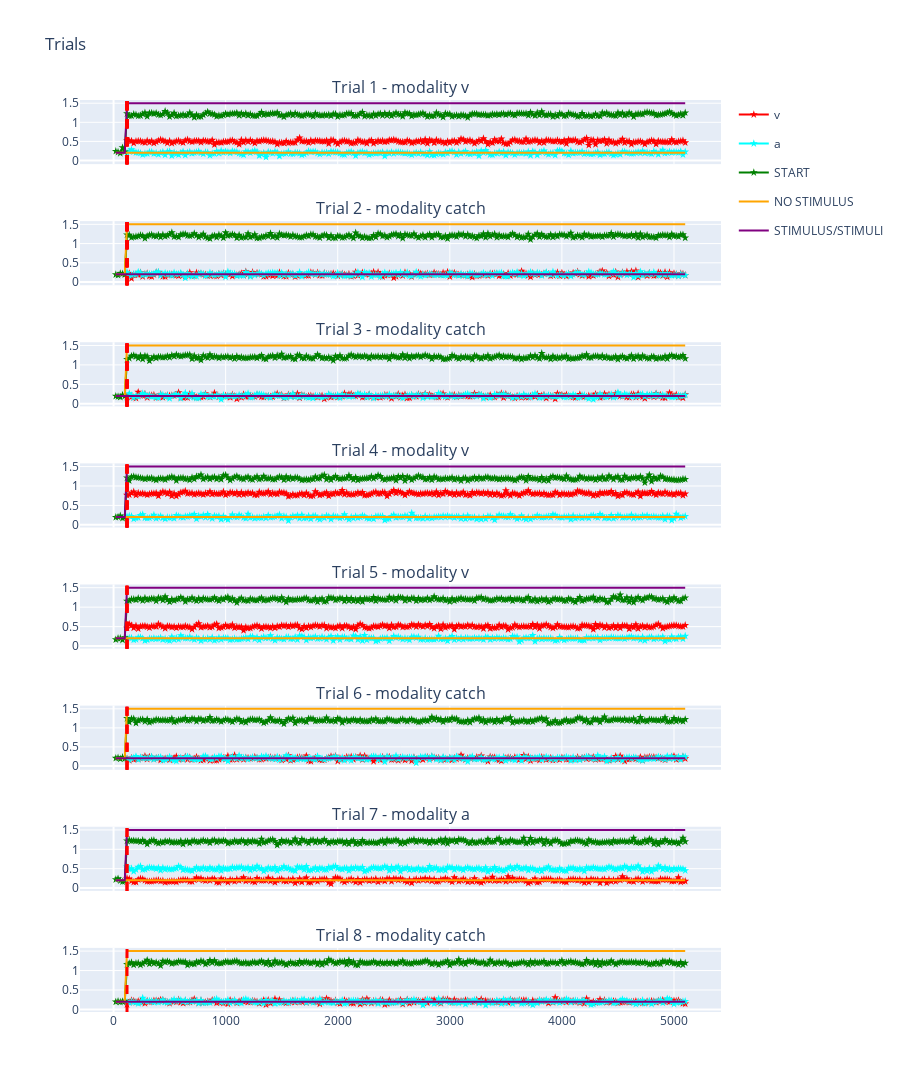

Notebook source saved alongside this figure:
### Code cell
fig = hab_task.plot_trials(8)
fig.show()

### Figure 1 — Plotly figure (JSON) as saved in the notebook; plotly's stock layout.template omitted (floating-point values rounded to 4 significant figures; data arrays with more than 128 entries replaced by an {"elided": "..."} marker saying what was removed)
{"data": [{"legendgroup": "v", "line": {"color": "#ff0000"}, "marker": {"symbol": "star"}, "mode": "markers+lines", "name": "v", "showlegend": true, "type": "scatter", "x": {"elided": "255 int values"}, "xaxis": "x", "y": {"elided": "255 float values"}, "yaxis": "y"}, {"legendgroup": "a", "line": {"color": "#00ffff"}, "marker": {"symbol": "star"}, "mode": "markers+lines", "name": "a", "showlegend": true, "type": "scatter", "x": {"elided": "255 int values"}, "xaxis": "x", "y": {"elided": "255 float values"}, "yaxis": "y"}, {"legendgroup": "START", "line": {"color": "green"}, "marker": {"symbol": "star"}, "mode": "markers+lines", "name": "START", "showlegend": true, "type": "scatter", "x": {"elided": "255 int values"}, "xaxis": "x", "y": {"elided": "255 float values"}, "yaxis": "y"}, {"legendgroup": "OUTPUT 1", "line": {"color": "orange"}, "mode": "lines", "name": "NO STIMULUS", "showlegend": true, "type": "scatter", "x": {"elided": "255 int values"}, "xaxis": "x", "y": {"elided": "255 float values"}, "yaxis": "y"}, {"legendgroup": "OUTPUT 2", "line": {"color": "purple"}, "mode": "lines", "name": "STIMULUS/STIMULI", "showlegend": true, "type": "scatter", "x": {"elided": "255 int values"}, "xaxis": "x", "y": {"elided": "255 float values"}, "yaxis": "y"}, {"legendgroup": "v", "line": {"color": "#ff0000"}, "marker": {"symbol": "star"}, "mode": "markers+lines", "name": "v", "showlegend": false, "type": "scatter", "x": {"elided": "255 int values"}, "xaxis": "x2", "y": {"elided": "255 float values"}, "yaxis": "y2"}, {"legendgroup": "a", "line": {"color": "#00ffff"}, "marker": {"symbol": "star"}, "mode": "markers+lines", "name": "a", "showlegend": false, "type": "scatter", "x": {"elided": "255 int values"}, "xaxis": "x2", "y": {"elided": "255 float values"}, "yaxis": "y2"}, {"legendgroup": "START", "line": {"color": "green"}, "marker": {"symbol": "star"}, "mode": "markers+lines", "name": "START", "showlegend": false, "type": "scatter", "x": {"elided": "255 int values"}, "xaxis": "x2", "y": {"elided": "255 float values"}, "yaxis": "y2"}, {"legendgroup": "OUTPUT 1", "line": {"color": "orange"}, "mode": "lines", "name": "NO STIMULUS", "showlegend": false, "type": "scatter", "x": {"elided": "255 int values"}, "xaxis": "x2", "y": {"elided": "255 float values"}, "yaxis": "y2"}, {"legendgroup": "OUTPUT 2", "line": {"color": "purple"}, "mode": "lines", "name": "STIMULUS/STIMULI", "showlegend": false, "type": "scatter", "x": {"elided": "255 int values"}, "xaxis": "x2", "y": {"elided": "255 float values"}, "yaxis": "y2"}, {"legendgroup": "v", "line": {"color": "#ff0000"}, "marker": {"symbol": "star"}, "mode": "markers+lines", "name": "v", "showlegend": false, "type": "scatter", "x": {"elided": "255 int values"}, "xaxis": "x3", "y": {"elided": "255 float values"}, "yaxis": "y3"}, {"legendgroup": "a", "line": {"color": "#00ffff"}, "marker": {"symbol": "star"}, "mode": "markers+lines", "name": "a", "showlegend": false, "type": "scatter", "x": {"elided": "255 int values"}, "xaxis": "x3", "y": {"elided": "255 float values"}, "yaxis": "y3"}, {"legendgroup": "START", "line": {"color": "green"}, "marker": {"symbol": "star"}, "mode": "markers+lines", "name": "START", "showlegend": false, "type": "scatter", "x": {"elided": "255 int values"}, "xaxis": "x3", "y": {"elided": "255 float values"}, "yaxis": "y3"}, {"legendgroup": "OUTPUT 1", "line": {"color": "orange"}, "mode": "lines", "name": "NO STIMULUS", "showlegend": false, "type": "scatter", "x": {"elided": "255 int values"}, "xaxis": "x3", "y": {"elided": "255 float values"}, "yaxis": "y3"}, {"legendgroup": "OUTPUT 2", "line": {"color": "purple"}, "mode": "lines", "name": "STIMULUS/STIMULI", "showlegend": false, "type": "scatter", "x": {"elided": "255 int values"}, "xaxis": "x3", "y": {"elided": "255 float values"}, "yaxis": "y3"}, {"legendgroup": "v", "line": {"color": "#ff0000"}, "marker": {"symbol": "star"}, "mode": "markers+lines", "name": "v", "showlegend": false, "type": "scatter", "x": {"elided": "255 int values"}, "xaxis": "x4", "y": {"elided": "255 float values"}, "yaxis": "y4"}, {"legendgroup": "a", "line": {"color": "#00ffff"}, "marker": {"symbol": "star"}, "mode": "markers+lines", "name": "a", "showlegend": false, "type": "scatter", "x": {"elided": "255 int values"}, "xaxis": "x4", "y": {"elided": "255 float values"}, "yaxis": "y4"}, {"legendgroup": "START", "line": {"color": "green"}, "marker": {"symbol": "star"}, "mode": "markers+lines", "name": "START", "showlegend": false, "type": "scatter", "x": {"elided": "255 int values"}, "xaxis": "x4", "y": {"elided": "255 float values"}, "yaxis": "y4"}, {"legendgroup": "OUTPUT 1", "line": {"color": "orange"}, "mode": "lines", "name": "NO STIMULUS", "showlegend": false, "type": "scatter", "x": {"elided": "255 int values"}, "xaxis": "x4", "y": {"elided": "255 float values"}, "yaxis": "y4"}, {"legendgroup": "OUTPUT 2", "line": {"color": "purple"}, "mode": "lines", "name": "STIMULUS/STIMULI", "showlegend": false, "type": "scatter", "x": {"elided": "255 int values"}, "xaxis": "x4", "y": {"elided": "255 float values"}, "yaxis": "y4"}, {"legendgroup": "v", "line": {"color": "#ff0000"}, "marker": {"symbol": "star"}, "mode": "markers+lines", "name": "v", "showlegend": false, "type": "scatter", "x": {"elided": "255 int values"}, "xaxis": "x5", "y": {"elided": "255 float values"}, "yaxis": "y5"}, {"legendgroup": "a", "line": {"color": "#00ffff"}, "marker": {"symbol": "star"}, "mode": "markers+lines", "name": "a", "showlegend": false, "type": "scatter", "x": {"elided": "255 int values"}, "xaxis": "x5", "y": {"elided": "255 float values"}, "yaxis": "y5"}, {"legendgroup": "START", "line": {"color": "green"}, "marker": {"symbol": "star"}, "mode": "markers+lines", "name": "START", "showlegend": false, "type": "scatter", "x": {"elided": "255 int values"}, "xaxis": "x5", "y": {"elided": "255 float values"}, "yaxis": "y5"}, {"legendgroup": "OUTPUT 1", "line": {"color": "orange"}, "mode": "lines", "name": "NO STIMULUS", "showlegend": false, "type": "scatter", "x": {"elided": "255 int values"}, "xaxis": "x5", "y": {"elided": "255 float values"}, "yaxis": "y5"}, {"legendgroup": "OUTPUT 2", "line": {"color": "purple"}, "mode": "lines", "name": "STIMULUS/STIMULI", "showlegend": false, "type": "scatter", "x": {"elided": "255 int values"}, "xaxis": "x5", "y": {"elided": "255 float values"}, "yaxis": "y5"}, {"legendgroup": "v", "line": {"color": "#ff0000"}, "marker": {"symbol": "star"}, "mode": "markers+lines", "name": "v", "showlegend": false, "type": "scatter", "x": {"elided": "255 int values"}, "xaxis": "x6", "y": {"elided": "255 float values"}, "yaxis": "y6"}, {"legendgroup": "a", "line": {"color": "#00ffff"}, "marker": {"symbol": "star"}, "mode": "markers+lines", "name": "a", "showlegend": false, "type": "scatter", "x": {"elided": "255 int values"}, "xaxis": "x6", "y": {"elided": "255 float values"}, "yaxis": "y6"}, {"legendgroup": "START", "line": {"color": "green"}, "marker": {"symbol": "star"}, "mode": "markers+lines", "name": "START", "showlegend": false, "type": "scatter", "x": {"elided": "255 int values"}, "xaxis": "x6", "y": {"elided": "255 float values"}, "yaxis": "y6"}, {"legendgroup": "OUTPUT 1", "line": {"color": "orange"}, "mode": "lines", "name": "NO STIMULUS", "showlegend": false, "type": "scatter", "x": {"elided": "255 int values"}, "xaxis": "x6", "y": {"elided": "255 float values"}, "yaxis": "y6"}, {"legendgroup": "OUTPUT 2", "line": {"color": "purple"}, "mode": "lines", "name": "STIMULUS/STIMULI", "showlegend": false, "type": "scatter", "x": {"elided": "255 int values"}, "xaxis": "x6", "y": {"elided": "255 float values"}, "yaxis": "y6"}, {"legendgroup": "v", "line": {"color": "#ff0000"}, "marker": {"symbol": "star"}, "mode": "markers+lines", "name": "v", "showlegend": false, "type": "scatter", "x": {"elided": "255 int values"}, "xaxis": "x7", "y": {"elided": "255 float values"}, "yaxis": "y7"}, {"legendgroup": "a", "line": {"color": "#00ffff"}, "marker": {"symbol": "star"}, "mode": "markers+lines", "name": "a", "showlegend": false, "type": "scatter", "x": {"elided": "255 int values"}, "xaxis": "x7", "y": {"elided": "255 float values"}, "yaxis": "y7"}, {"legendgroup": "START", "line": {"color": "green"}, "marker": {"symbol": "star"}, "mode": "markers+lines", "name": "START", "showlegend": false, "type": "scatter", "x": {"elided": "255 int values"}, "xaxis": "x7", "y": {"elided": "255 float values"}, "yaxis": "y7"}, {"legendgroup": "OUTPUT 1", "line": {"color": "orange"}, "mode": "lines", "name": "NO STIMULUS", "showlegend": false, "type": "scatter", "x": {"elided": "255 int values"}, "xaxis": "x7", "y": {"elided": "255 float values"}, "yaxis": "y7"}, {"legendgroup": "OUTPUT 2", "line": {"color": "purple"}, "mode": "lines", "name": "STIMULUS/STIMULI", "showlegend": false, "type": "scatter", "x": {"elided": "255 int values"}, "xaxis": "x7", "y": {"elided": "255 float values"}, "yaxis": "y7"}, {"legendgroup": "v", "line": {"color": "#ff0000"}, "marker": {"symbol": "star"}, "mode": "markers+lines", "name": "v", "showlegend": false, "type": "scatter", "x": {"elided": "255 int values"}, "xaxis": "x8", "y": {"elided": "255 float values"}, "yaxis": "y8"}, {"legendgroup": "a", "line": {"color": "#00ffff"}, "marker": {"symbol": "star"}, "mode": "markers+lines", "name": "a", "showlegend": false, "type": "scatter", "x": {"elided": "255 int values"}, "xaxis": "x8", "y": {"elided": "255 float values"}, "yaxis": "y8"}, {"legendgroup": "START", "line": {"color": "green"}, "marker": {"symbol": "star"}, "mode": "markers+lines", "name": "START", "showlegend": false, "type": "scatter", "x": {"elided": "255 int values"}, "xaxis": "x8", "y": {"elided": "255 float values"}, "yaxis": "y8"}, {"legendgroup": "OUTPUT 1", "line": {"color": "orange"}, "mode": "lines", "name": "NO STIMULUS", "showlegend": false, "type": "scatter", "x": {"elided": "255 int values"}, "xaxis": "x8", "y": {"elided": "255 float values"}, "yaxis": "y8"}, {"legendgroup": "OUTPUT 2", "line": {"color": "purple"}, "mode": "lines", "name": "STIMULUS/STIMULI", "showlegend": false, "type": "scatter", "x": {"elided": "255 int values"}, "xaxis": "x8", "y": {"elided": "255 float values"}, "yaxis": "y8"}], "layout": {"annotations": [{"font": {"size": 16}, "showarrow": false, "text": "Trial 1 - modality v", "x": 0.5, "xanchor": "center", "xref": "paper", "y": 1, "yanchor": "bottom", "yref": "paper"}, {"font": {"size": 16}, "showarrow": false, "text": "Trial 2 - modality catch", "x": 0.5, "xanchor": "center", "xref": "paper", "y": 0.8672, "yanchor": "bottom", "yref": "paper"}, {"font": {"size": 16}, "showarrow": false, "text": "Trial 3 - modality catch", "x": 0.5, "xanchor": "center", "xref": "paper", "y": 0.7344, "yanchor": "bottom", "yref": "paper"}, {"font": {"size": 16}, "showarrow": false, "text": "Trial 4 - modality v", "x": 0.5, "xanchor": "center", "xref": "paper", "y": 0.6016, "yanchor": "bottom", "yref": "paper"}, {"font": {"size": 16}, "showarrow": false, "text": "Trial 5 - modality v", "x": 0.5, "xanchor": "center", "xref": "paper", "y": 0.4688, "yanchor": "bottom", "yref": "paper"}, {"font": {"size": 16}, "showarrow": false, "text": "Trial 6 - modality catch", "x": 0.5, "xanchor": "center", "xref": "paper", "y": 0.3359, "yanchor": "bottom", "yref": "paper"}, {"font": {"size": 16}, "showarrow": false, "text": "Trial 7 - modality a", "x": 0.5, "xanchor": "center", "xref": "paper", "y": 0.2031, "yanchor": "bottom", "yref": "paper"}, {"font": {"size": 16}, "showarrow": false, "text": "Trial 8 - modality catch", "x": 0.5, "xanchor": "center", "xref": "paper", "y": 0.07031, "yanchor": "bottom", "yref": "paper"}], "height": 1300, "shapes": [{"line": {"color": "red", "dash": "dash", "width": 3}, "type": "line", "x0": 120, "x1": 120, "xref": "x", "y0": 0, "y1": 1, "yref": "y domain"}, {"line": {"color": "red", "dash": "dash", "width": 3}, "type": "line", "x0": 120, "x1": 120, "xref": "x", "y0": 0, "y1": 1, "yref": "y domain"}, {"line": {"color": "red", "dash": "dash", "width": 3}, "type": "line", "x0": 120, "x1": 120, "xref": "x2", "y0": 0, "y1": 1, "yref": "y2 domain"}, {"line": {"color": "red", "dash": "dash", "width": 3}, "type": "line", "x0": 120, "x1": 120, "xref": "x", "y0": 0, "y1": 1, "yref": "y domain"}, {"line": {"color": "red", "dash": "dash", "width": 3}, "type": "line", "x0": 120, "x1": 120, "xref": "x2", "y0": 0, "y1": 1, "yref": "y2 domain"}, {"line": {"color": "red", "dash": "dash", "width": 3}, "type": "line", "x0": 120, "x1": 120, "xref": "x3", "y0": 0, "y1": 1, "yref": "y3 domain"}, {"line": {"color": "red", "dash": "dash", "width": 3}, "type": "line", "x0": 120, "x1": 120, "xref": "x", "y0": 0, "y1": 1, "yref": "y domain"}, {"line": {"color": "red", "dash": "dash", "width": 3}, "type": "line", "x0": 120, "x1": 120, "xref": "x2", "y0": 0, "y1": 1, "yref": "y2 domain"}, {"line": {"color": "red", "dash": "dash", "width": 3}, "type": "line", "x0": 120, "x1": 120, "xref": "x3", "y0": 0, "y1": 1, "yref": "y3 domain"}, {"line": {"color": "red", "dash": "dash", "width": 3}, "type": "line", "x0": 120, "x1": 120, "xref": "x4", "y0": 0, "y1": 1, "yref": "y4 domain"}, {"line": {"color": "red", "dash": "dash", "width": 3}, "type": "line", "x0": 120, "x1": 120, "xref": "x", "y0": 0, "y1": 1, "yref": "y domain"}, {"line": {"color": "red", "dash": "dash", "width": 3}, "type": "line", "x0": 120, "x1": 120, "xref": "x2", "y0": 0, "y1": 1, "yref": "y2 domain"}, {"line": {"color": "red", "dash": "dash", "width": 3}, "type": "line", "x0": 120, "x1": 120, "xref": "x3", "y0": 0, "y1": 1, "yref": "y3 domain"}, {"line": {"color": "red", "dash": "dash", "width": 3}, "type": "line", "x0": 120, "x1": 120, "xref": "x4", "y0": 0, "y1": 1, "yref": "y4 domain"}, {"line": {"color": "red", "dash": "dash", "width": 3}, "type": "line", "x0": 120, "x1": 120, "xref": "x5", "y0": 0, "y1": 1, "yref": "y5 domain"}, {"line": {"color": "red", "dash": "dash", "width": 3}, "type": "line", "x0": 120, "x1": 120, "xref": "x", "y0": 0, "y1": 1, "yref": "y domain"}, {"line": {"color": "red", "dash": "dash", "width": 3}, "type": "line", "x0": 120, "x1": 120, "xref": "x2", "y0": 0, "y1": 1, "yref": "y2 domain"}, {"line": {"color": "red", "dash": "dash", "width": 3}, "type": "line", "x0": 120, "x1": 120, "xref": "x3", "y0": 0, "y1": 1, "yref": "y3 domain"}, {"line": {"color": "red", "dash": "dash", "width": 3}, "type": "line", "x0": 120, "x1": 120, "xref": "x4", "y0": 0, "y1": 1, "yref": "y4 domain"}, {"line": {"color": "red", "dash": "dash", "width": 3}, "type": "line", "x0": 120, "x1": 120, "xref": "x5", "y0": 0, "y1": 1, "yref": "y5 domain"}, {"line": {"color": "red", "dash": "dash", "width": 3}, "type": "line", "x0": 120, "x1": 120, "xref": "x6", "y0": 0, "y1": 1, "yref": "y6 domain"}, {"line": {"color": "red", "dash": "dash", "width": 3}, "type": "line", "x0": 120, "x1": 120, "xref": "x", "y0": 0, "y1": 1, "yref": "y domain"}, {"line": {"color": "red", "dash": "dash", "width": 3}, "type": "line", "x0": 120, "x1": 120, "xref": "x2", "y0": 0, "y1": 1, "yref": "y2 domain"}, {"line": {"color": "red", "dash": "dash", "width": 3}, "type": "line", "x0": 120, "x1": 120, "xref": "x3", "y0": 0, "y1": 1, "yref": "y3 domain"}, {"line": {"color": "red", "dash": "dash", "width": 3}, "type": "line", "x0": 120, "x1": 120, "xref": "x4", "y0": 0, "y1": 1, "yref": "y4 domain"}, {"line": {"color": "red", "dash": "dash", "width": 3}, "type": "line", "x0": 120, "x1": 120, "xref": "x5", "y0": 0, "y1": 1, "yref": "y5 domain"}, {"line": {"color": "red", "dash": "dash", "width": 3}, "type": "line", "x0": 120, "x1": 120, "xref": "x6", "y0": 0, "y1": 1, "yref": "y6 domain"}, {"line": {"color": "red", "dash": "dash", "width": 3}, "type": "line", "x0": 120, "x1": 120, "xref": "x7", "y0": 0, "y1": 1, "yref": "y7 domain"}, {"line": {"color": "red", "dash": "dash", "width": 3}, "type": "line", "x0": 120, "x1": 120, "xref": "x", "y0": 0, "y1": 1, "yref": "y domain"}, {"line": {"color": "red", "dash": "dash", "width": 3}, "type": "line", "x0": 120, "x1": 120, "xref": "x2", "y0": 0, "y1": 1, "yref": "y2 domain"}, {"line": {"color": "red", "dash": "dash", "width": 3}, "type": "line", "x0": 120, "x1": 120, "xref": "x3", "y0": 0, "y1": 1, "yref": "y3 domain"}, {"line": {"color": "red", "dash": "dash", "width": 3}, "type": "line", "x0": 120, "x1": 120, "xref": "x4", "y0": 0, "y1": 1, "yref": "y4 domain"}, {"line": {"color": "red", "dash": "dash", "width": 3}, "type": "line", "x0": 120, "x1": 120, "xref": "x5", "y0": 0, "y1": 1, "yref": "y5 domain"}, {"line": {"color": "red", "dash": "dash", "width": 3}, "type": "line", "x0": 120, "x1": 120, "xref": "x6", "y0": 0, "y1": 1, "yref": "y6 domain"}, {"line": {"color": "red", "dash": "dash", "width": 3}, "type": "line", "x0": 120, "x1": 120, "xref": "x7", "y0": 0, "y1": 1, "yref": "y7 domain"}, {"line": {"color": "red", "dash": "dash", "width": 3}, "type": "line", "x0": 120, "x1": 120, "xref": "x8", "y0": 0, "y1": 1, "yref": "y8 domain"}], "title": {"text": "Trials"}, "width": 900, "xaxis": {"anchor": "y", "domain": [0, 1], "matches": "x8", "showticklabels": false}, "xaxis2": {"anchor": "y2", "domain": [0, 1], "matches": "x8", "showticklabels": false}, "xaxis3": {"anchor": "y3", "domain": [0, 1], "matches": "x8", "showticklabels": false}, "xaxis4": {"anchor": "y4", "domain": [0, 1], "matches": "x8", "showticklabels": false}, "xaxis5": {"anchor": "y5", "domain": [0, 1], "matches": "x8", "showticklabels": false}, "xaxis6": {"anchor": "y6", "domain": [0, 1], "matches": "x8", "showticklabels": false}, "xaxis7": {"anchor": "y7", "domain": [0, 1], "matches": "x8", "showticklabels": false}, "xaxis8": {"anchor": "y8", "domain": [0, 1]}, "yaxis": {"anchor": "x", "domain": [0.9297, 1]}, "yaxis2": {"anchor": "x2", "domain": [0.7969, 0.8672]}, "yaxis3": {"anchor": "x3", "domain": [0.6641, 0.7344]}, "yaxis4": {"anchor": "x4", "domain": [0.5312, 0.6016]}, "yaxis5": {"anchor": "x5", "domain": [0.3984, 0.4688]}, "yaxis6": {"anchor": "x6", "domain": [0.2656, 0.3359]}, "yaxis7": {"anchor": "x7", "domain": [0.1328, 0.2031]}, "yaxis8": {"anchor": "x8", "domain": [0, 0.07031]}}}
